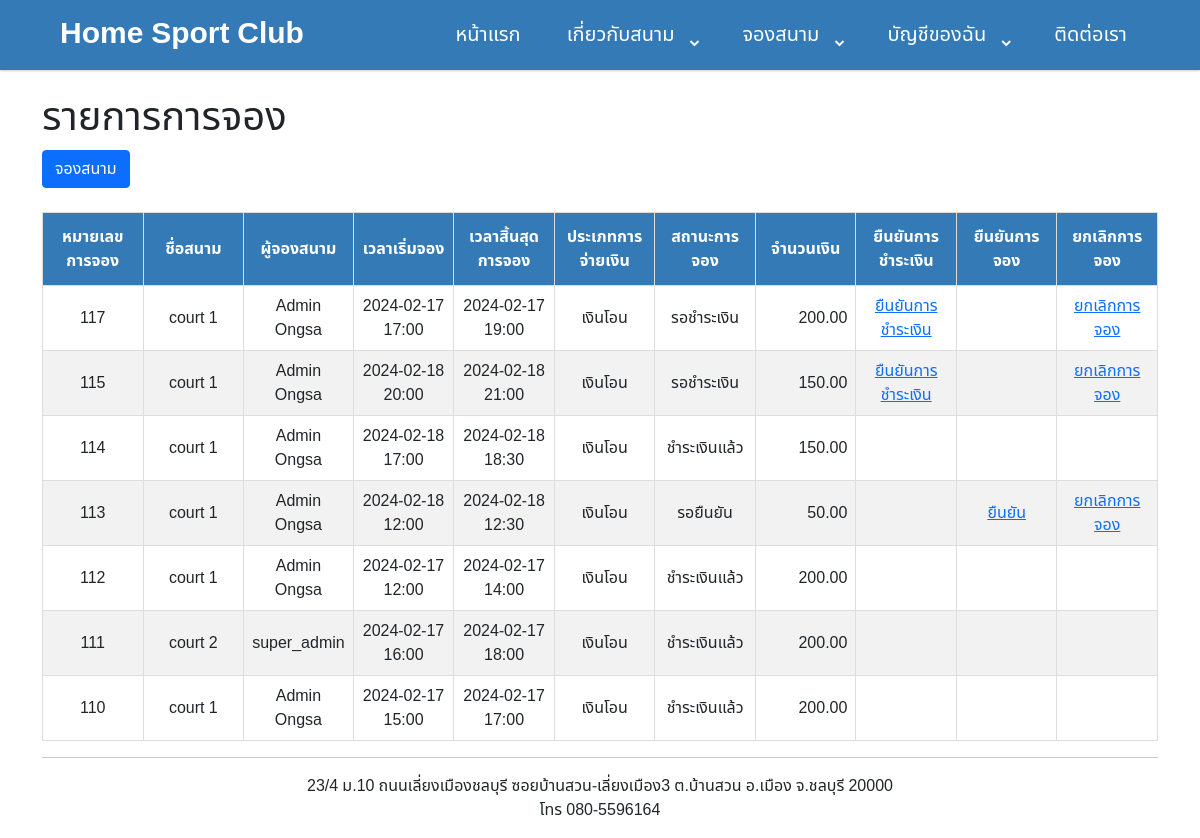
The page /badminton/booking_list.php (signed in) on the database its author committed.
### tables this page shows
CREATE TABLE `booking` (
  `booking_id` int(11) NOT NULL,
  `user_id` int(11) NOT NULL COMMENT 't_user',
  `court_id` int(11) NOT NULL COMMENT 'm_court',
  `booking_start_time` datetime NOT NULL,
  `booking_end_time` datetime NOT NULL,
  `payment_type_id` int(11) NOT NULL,
  `payment_type_name` varchar(255) NOT NULL,
  `payment_id` int(11) DEFAULT NULL COMMENT 't_payment',
  `booking_status` tinyint(4) NOT NULL DEFAULT 1,
  `booking_price` decimal(10,2) NOT NULL,
  `promotion_id` int(11) DEFAULT NULL,
  `create_date` datetime NOT NULL,
  `edit_date` datetime DEFAULT NULL,
  `create_by` int(11) NOT NULL COMMENT 't_user',
  `edit_by` int(11) DEFAULT NULL COMMENT 't_user',
  `del` tinyint(1) NOT NULL
);

CREATE TABLE `court` (
  `court_id` int(11) NOT NULL,
  `court_name` varchar(255) NOT NULL,
  `court_image` varchar(32) NOT NULL COMMENT 'm_image',
  `court_status` tinyint(1) NOT NULL
);

CREATE TABLE `user` (
  `user_id` int(11) NOT NULL,
  `user_name` varchar(50) NOT NULL,
  `user_tel` varchar(32) NOT NULL,
  `user_username` varchar(20) NOT NULL,
  `user_password` varchar(64) NOT NULL,
  `user_type` int(11) NOT NULL COMMENT 'm_user_type',
  `user_type_name` varchar(255) NOT NULL,
  `image_name` varchar(50) DEFAULT NULL,
  `create_date` datetime NOT NULL,
  `edit_date` datetime DEFAULT NULL,
  `create_by` int(11) NOT NULL COMMENT 't_user',
  `edit_by` int(11) DEFAULT NULL COMMENT 't_user',
  `del` tinyint(1) NOT NULL
);

CREATE TABLE `payment_type` (
  `payment_type_id` int(11) NOT NULL,
  `payment_type_name` varchar(32) NOT NULL
);

### badminton/booking_list.php (the view, shortened to what this page needs)
<?php
include 'common/connect.php';
include "header.php";
?>
<!DOCTYPE html>
<html lang="en">
<head>
    <link href='https://unpkg.com/boxicons@2.0.7/css/boxicons.min.css' rel='stylesheet'>
    <link rel="stylesheet" href="css/boostrap/css/bootstrap.min.css">
    <link rel="stylesheet" href="css/mytable.css">
</head>
<body>
    <div class="container">
        <br>
        <h1>รายการการจอง</h1>
        <a href="add_booking.php" type="button" class="btn btn-primary" >จองสนาม</a> <BR>
        <table id="customers">
            <BR>
            <thead>
                <tr>
                    <th width="9%">หมายเลขการจอง</th>
                    <th width="9%">ชื่อสนาม</th>
                    <th width="9%">ผู้จองสนาม</th>
                    <th width="9%">เวลาเริ่มจอง</th>
                    <th width="9%">เวลาสิ้นสุดการจอง</th>
                    <th width="9%">ประเภทการจ่ายเงิน</th>
                    <th width="9%">สถานะการจอง</th>
                    <th width="9%">จำนวนเงิน</th>
                    <th width="9%">ยืนยันการชำระเงิน</th>
                    <th width="9%" <?php echo $style; ?>>ยืนยันการจอง</th>
                    <th width="9%">ยกเลิกการจอง</th>
                </tr>
            </thead>
            <tbody>
                <?php
                $date_now = date("Y-m-d");
                $sql = "";
                if ($_SESSION["type"] == 1) {
                    $sql = "SELECT
                                tb.booking_id,
                                tb.user_id,
                                tu.user_name,
                                tb.court_id,
                                mc.court_name,
                                tb.booking_start_time,
                                tb.booking_end_time,
                                tb.booking_status,
                                tb.booking_price,
                                tb.payment_id,
                                mpt.payment_type_id,
                                mpt.payment_type_name,
                                tb.create_date
                            FROM
                                `booking` tb
                            LEFT JOIN `payment_type` mpt ON
                                mpt.payment_type_id = tb.payment_type_id
                            LEFT JOIN `user` tu ON
                                tu.user_id = tb.user_id
                            LEFT JOIN `court` mc ON
                                mc.court_id = tb.court_id
                            WHERE tb.booking_start_time > '$date_now'
                            ORDER BY tb.create_date DESC;";
                }
                $result = mysqli_query($conn, $sql);
                while ($row = mysqli_fetch_assoc($result)) {
                    $booking_start_time = date("Y-m-d H:i", strtotime($row["booking_start_time"]));
                    $booking_end_time = date("Y-m-d H:i", strtotime($row["booking_end_time"]));
                    echo "<td>" . $row["booking_id"] .  "</td> ";
                    echo "<td>" . $row["court_name"] .  "</td> ";
                    echo "<td>" . $row["user_name"] .  "</td> ";
                    echo "<td>" . $booking_start_time .  "</td> ";
                    echo "<td>" . $booking_end_time .  "</td> ";
                    echo "<td>" . $row["payment_type_name"] .  "</td> ";
                    if ($row["booking_status"] == 1) {
                        if(!isset($row["payment_id"])){
                            echo "<td> รอชำระเงิน </td> ";
                        }else{
                            echo "<td> รอยืนยัน </td> ";
                        }
                    } else if($row["booking_status"] == 2){
                        echo "<td> ชำระเงินแล้ว </td> ";
                    } else {
                        echo "<td> ยกเลิก </td> ";
                    }
                    echo "<td style='text-align: right;'>" . $row["booking_price"] .  "</td> ";
                    if ($row["booking_status"] == 1) {
                        if(!isset($row["payment_id"])){
                            echo "<td><a href='submit_payment.php?id=$row[booking_id]'>ยืนยันการชำระเงิน</a></td> ";
                        }else{
                            echo "<td>  </td> ";
                        }
                        if($_SESSION["type"]==1 && isset($row["payment_id"])){
                            echo "<td><a href='controllers/update_booking.php?id=$row[booking_id]' onclick=\"return confirm('ยืนยันการจองใช่หรือไม่')\">ยืนยัน</a></td> ";
                        }else if($_SESSION["type"]==1){
                            echo "<td>  </td> ";
                        }
                        echo "<td><a href='controllers/cancel_booking.php?id=$row[booking_id]' onclick=\"return confirm('ยกเลิกการจองใช่หรือไม่')\">ยกเลิกการจอง</a></td> ";
                    }else{
                        echo "<td>  </td> ";
                        if($_SESSION["type"]==1){
                            echo "<td>  </td> ";
                        }
                        echo "<td>  </td> ";
                    }
                }
                echo "</table>";
                ?>
    </div>
    <?php include "footer.php" ?>
</body>
</html>

### badminton/css/style.css (style rules this page uses)
* { box-sizing: border-box; font-family: 'M PLUS Rounded 1c', sans-serif; font-family: 'Noto Sans Thai', sans-serif; }
body { margin: 0; background: #f4f4fb; }

### badminton/css/mytable.css (style rules this page uses)
#customers { font-family: Arial, Helvetica, sans-serif; border-collapse: collapse; width: 100%; }
#customers td { border: 1px solid #dddddd; padding: 8px; text-align: center; }
#customers th { border: 1px solid #ddd; padding: 8px; }
#customers th { padding-top: 12px; padding-bottom: 12px; text-align: center; background-color: #337ab7; color: white; }

### badminton/header.php (style rules this page uses)
* { margin: 0; padding: 0; box-sizing: border-box; font-family: 'M PLUS Rounded 1c', sans-serif; font-family: 'Noto Sans Thai', sans-serif; }
body { min-height: 100vh; }

### badminton/booking_list.php (style rules this page uses)
* { margin: 0; padding: 0; box-sizing: border-box; font-family: 'M PLUS Rounded 1c', sans-serif; font-family: 'Noto Sans Thai', sans-serif; }
body { min-height: 100vh; }
thead { background-color: #64C5D7; color: #000; }

### rows shown on the page
booking: booking "117", court.court_name "court 1", user.user_name "Admin Ongsa", booking_start_time "2024-02-17 17:00", booking_end_time "2024-02-17 19:00", payment_type.payment_type_name "เงินโอน", booking_status "รอชำระเงิน", booking_price "200.00"
booking: booking "115", court.court_name "court 1", user.user_name "Admin Ongsa", booking_start_time "2024-02-18 20:00", booking_end_time "2024-02-18 21:00", payment_type.payment_type_name "เงินโอน", booking_status "รอชำระเงิน", booking_price "150.00"
booking: booking "114", court.court_name "court 1", user.user_name "Admin Ongsa", booking_start_time "2024-02-18 17:00", booking_end_time "2024-02-18 18:30", payment_type.payment_type_name "เงินโอน", booking_status "ชำระเงินแล้ว", booking_price "150.00"
booking: booking "113", court.court_name "court 1", user.user_name "Admin Ongsa", booking_start_time "2024-02-18 12:00", booking_end_time "2024-02-18 12:30", payment_type.payment_type_name "เงินโอน", booking_status "รอยืนยัน", booking_price "50.00"
booking: booking "112", court.court_name "court 1", user.user_name "Admin Ongsa", booking_start_time "2024-02-17 12:00", booking_end_time "2024-02-17 14:00", payment_type.payment_type_name "เงินโอน", booking_status "ชำระเงินแล้ว", booking_price "200.00"
booking: booking "111", court.court_name "court 2", user.user_name "super_admin", booking_start_time "2024-02-17 16:00", booking_end_time "2024-02-17 18:00", payment_type.payment_type_name "เงินโอน", booking_status "ชำระเงินแล้ว", booking_price "200.00"
booking: booking "110", court.court_name "court 1", user.user_name "Admin Ongsa", booking_start_time "2024-02-17 15:00", booking_end_time "2024-02-17 17:00", payment_type.payment_type_name "เงินโอน", booking_status "ชำระเงินแล้ว", booking_price "200.00"
